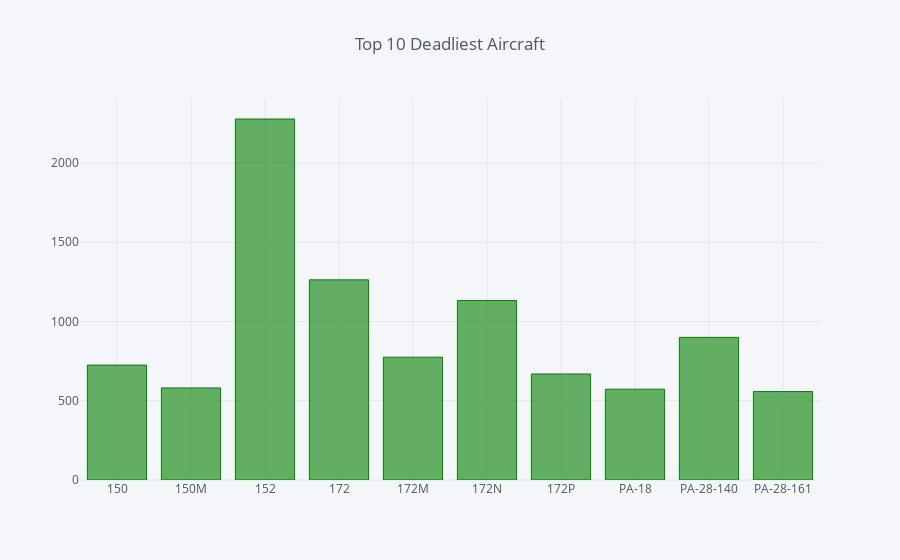

Notebook source saved alongside this figure:
### Code cell
by_model = crash_data.groupby('Model').count()
by_model[by_model['Event.Id'] > 555].iplot(kind='bar', y='Event.Id', color='green', title='Top 10 Deadliest Aircraft')

### Figure 1 — Plotly figure (JSON) as saved in the notebook; plotly's stock layout.template omitted (floating-point values rounded to 4 significant figures)
{"data": [{"marker": {"color": "rgba(0, 128, 0, 0.6)", "line": {"color": "rgba(0, 128, 0, 1.0)", "width": 1}}, "name": "Event.Id", "orientation": "v", "text": "", "type": "bar", "x": ["150", "150M", "152", "172", "172M", "172N", "172P", "PA-18", "PA-28-140", "PA-28-161"], "y": [725, 581, 2278, 1263, 775, 1133, 669, 573, 900, 558]}], "layout": {"legend": {"bgcolor": "#F5F6F9", "font": {"color": "#4D5663"}}, "paper_bgcolor": "#F5F6F9", "plot_bgcolor": "#F5F6F9", "title": "Top 10 Deadliest Aircraft", "titlefont": {"color": "#4D5663"}, "xaxis1": {"gridcolor": "#E1E5ED", "showgrid": true, "tickfont": {"color": "#4D5663"}, "title": "", "titlefont": {"color": "#4D5663"}, "zerolinecolor": "#E1E5ED"}, "yaxis1": {"gridcolor": "#E1E5ED", "showgrid": true, "tickfont": {"color": "#4D5663"}, "title": "", "titlefont": {"color": "#4D5663"}, "zerolinecolor": "#E1E5ED"}}}
